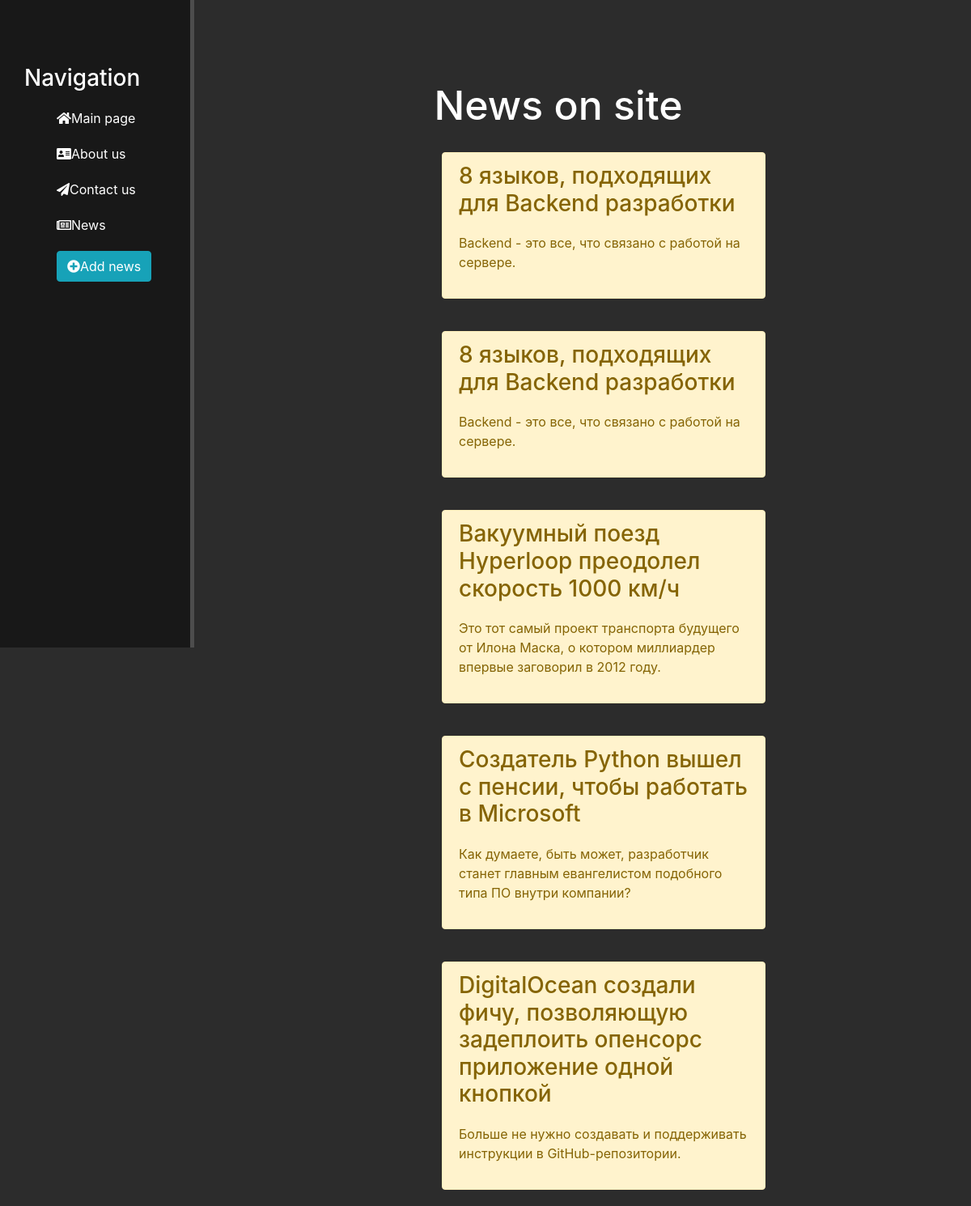
Page /news/ on the committed database.
### news/models.py (models this page shows, shortened)
class Articles(models.Model):
    title = models.CharField('Название', max_length=100)
    full_text = models.TextField('Текст новости')
    date = models.DateTimeField('Дата публикации')
    anons = models.CharField('Анонс', max_length=200)
    class Meta:
        verbose_name = 'Новость'
        verbose_name_plural = 'Новости'

### news/views.py (the view)
# urls.py: path('', views.news_home, name = 'news_home' ),
def news_home(request):
    news = Articles.objects.order_by('date')
    return render(request, 'news/news_home.html', {'news': news})

### templates/news/news_home.html (shortened to what this page needs)
{% extends 'main/layout.html' %}
{% block content %}
<div class="features">
    <h1>News on site</h1>
    {% if news %}
        {% for el in news %}
            <div class="alert alert-warning">
                <h3>{{ el.title }}</h3>
                <p>{{ el.anons }}</p>
            </div>
        {% endfor %}
    {% else %}
        <p>News is not found!</p>
    {% endif %}
</div>
{% endblock %}

### templates/main/layout.html (shortened to what this page needs)
{% load static %}
<!DOCTYPE html>
<html lang="en">
<head>
    <link rel="stylesheet" href="https://stackpath.bootstrapcdn.com/bootstrap/4.5.2/css/bootstrap.min.css">
    <link rel="stylesheet" href="https://stackpath.bootstrapcdn.com/font-awesome/4.7.0/css/font-awesome.min.css">
    <link rel="stylesheet" href="https://use.fontawesome.com/releases/v5.8.2/css/all.css">
    <link rel="stylesheet" href="{% static 'main/css/main.css' %}">
</head>
<body>
    <aside>
        <h3>Navigation</h3>
        <ul>
            <a href="{% url 'index' %}">
                <li><i class="fas fa-home"></i>Main page</li>
            </a>
            <a href="{% url 'about' %}">
                <li><i class="fas fa-address-card"></i>About us</li>
            </a>
            <a href="#">
                <li><i class="fas fa-paper-plane"></i>Contact us</li>
            </a>
            <a href="{% url 'news_home' %}">
                <li><i class="far fa-newspaper"></i>News</li>
            </a>
            <a href="{% url 'create' %}">
                <li><button class="btn btn-info"><i class="fas fa-plus-circle"></i>Add news</button></li>
            </a>
        </ul>
    </aside>
    <main>
        {% block content %}
        {% endblock %}
    </main>
</body>
</html>

### main/static/main/css/main.css (style rules this page uses)
body { background: #2c2c2c; }
aside { float: left; background: #181818; width: 20%; padding: 2.5%; height: 100vh; color: #fff; border-right: 5px solid #4d4d4d; }
aside h3 { margin-top: 50px; font-size: 28px; }
aside ul { list-style: none; }
aside ul li { color: #fff; display: block; margin-top: 20px; transition: all .6s ease; }
main .features { float: left; color: #fff; margin-top: 100px; text-align: center; width: 75%; }
main .features h1 { font-size: 50px; }
main .features p { max-width: 400px; margin: 20px auto; }
.alert-warning { float: left; clear: both; width: 400px; margin: 20px 34%; text-align: left; }

### rows in the picture
Articles: title "8 языков, подходящих для Backend разработки", anons "Backend - это все, что связано с работой на сервере."
Articles: title "8 языков, подходящих для Backend разработки", anons "Backend - это все, что связано с работой на сервере."
Articles: title "Вакуумный поезд Hyperloop преодолел скорость 1000 км/ч", anons "Это тот самый проект транспорта будущего от Илона Маска, о котором миллиардер впервые заговорил в 2012 году."
Articles: title "Создатель Python вышел с пенсии, чтобы работать в Microsoft", anons "Как думаете, быть может, разработчик станет главным евангелистом подобного типа ПО внутри компании?"
Articles: title "DigitalOcean создали фичу, позволяющую задеплоить опенсорс приложение одной кнопкой", anons "Больше не нужно создавать и поддерживать инструкции в GitHub-репозитории."
